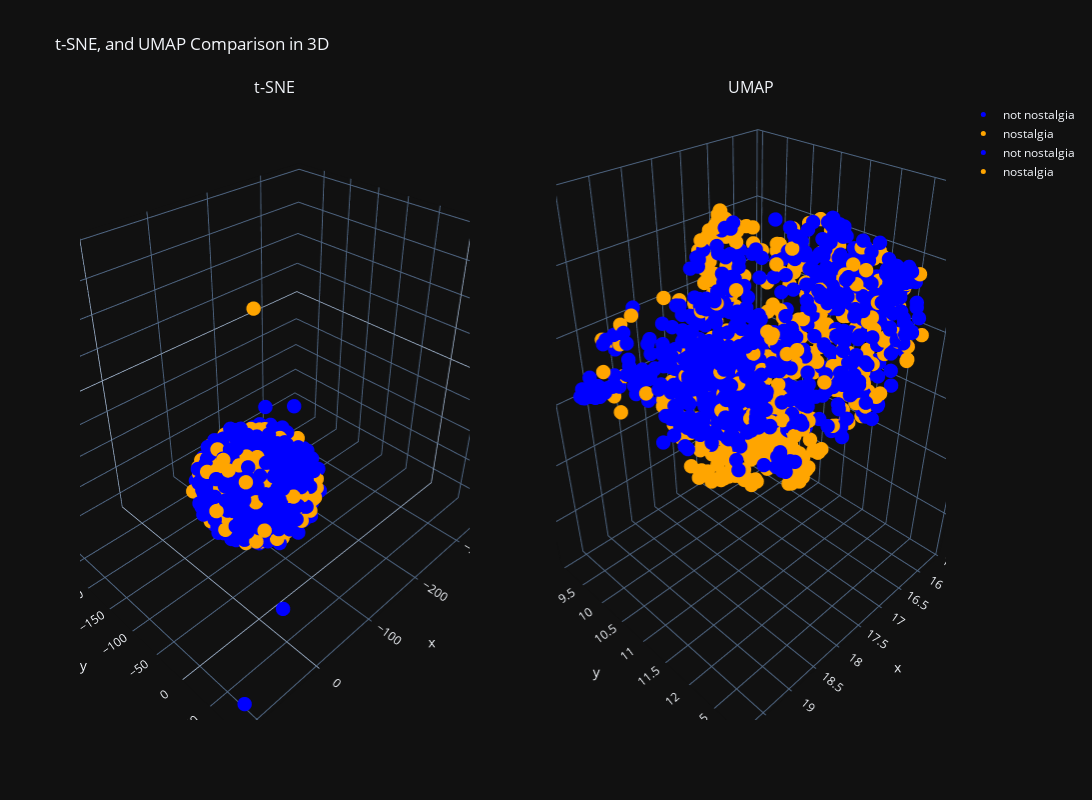

Notebook source saved alongside this figure:
### Code cell
# Answer here

num = 3
X_pca_aug = PCA(n_components=num).fit_transform(augmented_df.values)
X_tsne_aug = TSNE(n_components=num).fit_transform(augmented_df.values)
X_umap_aug = umap.UMAP(n_components=num).fit_transform(augmented_df.values)

col = [ 'blue',  'orange']
categories = X['sentiment'].unique()

def create_3d_scatter(X_reduced, name, colors, categories):
    data = []
    for c, category in zip(colors, categories):
        indices = X['sentiment'] == category
        trace = go.Scatter3d(
            x=X_reduced[indices, 0],
            y=X_reduced[indices, 1],
            z=X_reduced[indices, 2],
            mode='markers',
            marker=dict(size=5, color=c),
            name=category
        )
        data.append(trace)
    return data

tsne_data = create_3d_scatter(X_tsne_aug, 't-SNE', col, categories)
umap_data = create_3d_scatter(X_umap_aug, 'UMAP', col, categories)

fig = make_subplots(
    rows=1, cols=2,
    specs=[[{'type': 'scatter3d'}, {'type': 'scatter3d'}]],
    subplot_titles=('t-SNE', 'UMAP')
)

for trace in tsne_data:
    fig.add_trace(trace, row=1, col=1)
for trace in umap_data:
    fig.add_trace(trace, row=1, col=2)

fig.update_layout(
    height=800, width=1800,
    title_text='t-SNE, and UMAP Comparison in 3D',
    template='plotly_dark'
)

fig.show()

### Figure 1 — Plotly figure (JSON) as saved in the notebook; plotly's stock layout.template omitted (floating-point values rounded to 4 significant figures; data arrays with more than 128 entries replaced by an {"elided": "..."} marker saying what was removed)
{"data": [{"marker": {"color": "blue", "size": 5}, "mode": "markers", "name": "not nostalgia", "scene": "scene", "type": "scatter3d", "x": {"elided": "749 float values"}, "y": {"elided": "749 float values"}, "z": {"elided": "749 float values"}}, {"marker": {"color": "orange", "size": 5}, "mode": "markers", "name": "nostalgia", "scene": "scene", "type": "scatter3d", "x": {"elided": "750 float values"}, "y": {"elided": "750 float values"}, "z": {"elided": "750 float values"}}, {"marker": {"color": "blue", "size": 5}, "mode": "markers", "name": "not nostalgia", "scene": "scene2", "type": "scatter3d", "x": {"elided": "749 float values"}, "y": {"elided": "749 float values"}, "z": {"elided": "749 float values"}}, {"marker": {"color": "orange", "size": 5}, "mode": "markers", "name": "nostalgia", "scene": "scene2", "type": "scatter3d", "x": {"elided": "750 float values"}, "y": {"elided": "750 float values"}, "z": {"elided": "750 float values"}}], "layout": {"annotations": [{"font": {"size": 16}, "showarrow": false, "text": "t-SNE", "x": 0.225, "xanchor": "center", "xref": "paper", "y": 1, "yanchor": "bottom", "yref": "paper"}, {"font": {"size": 16}, "showarrow": false, "text": "UMAP", "x": 0.775, "xanchor": "center", "xref": "paper", "y": 1, "yanchor": "bottom", "yref": "paper"}], "height": 800, "scene": {"domain": {"x": [0, 0.45], "y": [0, 1]}}, "scene2": {"domain": {"x": [0.55, 1], "y": [0, 1]}}, "title": {"text": "t-SNE, and UMAP Comparison in 3D"}, "width": 1800}}
